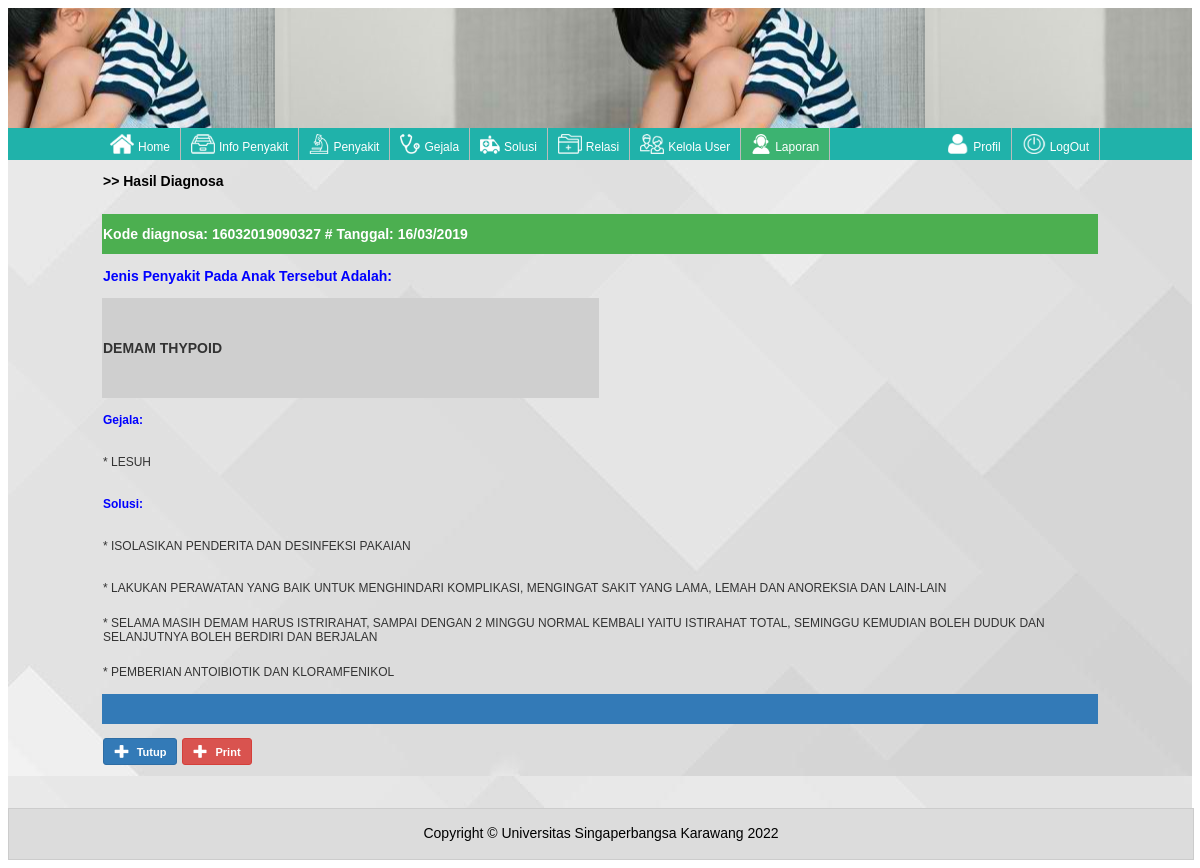
Page /admin/view_detail_diagnosa.php?log=16032019090327&peny=P04 (signed in) on the committed database.
### tables this page shows
CREATE TABLE IF NOT EXISTS `tbl_penyakit` (
`id` int(8) NOT NULL,
  `kode_penyakit` varchar(8) NOT NULL,
  `nama_penyakit` varchar(30) NOT NULL,
  `kategori` varchar(20) NOT NULL,
  `gambar` varchar(100) NOT NULL
);

CREATE TABLE IF NOT EXISTS `tbl_gejala` (
`id` int(8) NOT NULL,
  `kode_gejala` varchar(8) NOT NULL,
  `nama_gejala` text NOT NULL,
  `kategori` varchar(20) NOT NULL,
  `gambar` varchar(40) NOT NULL
);

CREATE TABLE IF NOT EXISTS `tbl_solusi` (
`id` int(8) NOT NULL,
  `kode_solusi` varchar(8) NOT NULL,
  `nama_solusi` text NOT NULL
);

### class/class_diagnosa.php (the view, shortened to what this page needs)
<?php
	class diagnosa
	{
		protected $db;
		public function __construct($cn)
		{
			$this->db =$cn;
		}
				?>
				</script> <?php
		function view_detail_diagnosa($log,$id)
		{
			$link = $this->db->db_conn();
			if ($id !=null)
			{
				$txt = "AND kode_penyakit='$id'";
			}
			else
			{
				$txt = "";
			}
			$qr_dia	= mysqli_query($link,"SELECT DISTINCT kode_penyakit,id_log,tanggal FROM tbl_diagnosa WHERE id_log ='$log' ".$txt);
			$row	= mysqli_num_rows($qr_dia);
			if ($row > 0)
			{
				while($rw_dia = mysqli_fetch_array($qr_dia))
				{
					echo "
						<tr class='h-40'><td colspan='2' class='fn14 blu fnb w-green'>Kode diagnosa: ".$rw_dia['id_log']." # Tanggal: ".$rw_dia['tanggal']."</td></tr>
					";
					$qr_pen = mysqli_query($link,"SELECT * FROM tbl_penyakit WHERE kode_penyakit ='". trim($rw_dia['kode_penyakit']) ."' ");
					$rw_pen	= mysqli_fetch_array($qr_pen);
					echo "
						<tr class='h-40'><td colspan='2' class='fn14 blu fnb w3-red'>Jenis Penyakit Pada Anak Tersebut Adalah:</td></tr>
						<tr class='h-100'>
							<td width='50%' class='fn14 gr2 w-grey-h fnb'>
								".$rw_pen['nama_penyakit']."<br>
							</td>
						</tr>
						<tr class='h-40'><td colspan='2' class='fn12 blu fnb w3-grey'>Gejala:</td></tr>
						";
						$qr_gej		= mysqli_query($link,"SELECT DISTINCT kode_gejala FROM tbl_diagnosa WHERE kode_penyakit = '".trim($rw_dia['kode_penyakit'])."' AND id_log ='".$log."' ");
						while ($rw_gej	= mysqli_fetch_array($qr_gej))
						{
							$qr_gej_det		= mysqli_query($link,"SELECT * FROM tbl_gejala WHERE kode_gejala = '".trim($rw_gej['kode_gejala'])."' ");
							while ($rw_gej_det	= mysqli_fetch_array($qr_gej_det))
							{
								echo "<tr class='h-40'><td colspan='2' class='fn12 gr2'> * ".trim($rw_gej_det['nama_gejala'])."</td></tr>";
							}
						}
						echo "<tr class='h-40'><td colspan='2' class='fn12 blu fnb w3-grey'>Solusi: </td></tr>";
						$qr_sol		= mysqli_query($link,"SELECT  * FROM tbl_penyakit_solusi WHERE kode_penyakit = '".trim($rw_dia['kode_penyakit'])."' ");
						while ($rw_sol	= mysqli_fetch_array($qr_sol))
						{
							$qr_sol_det		= mysqli_query($link,"SELECT * FROM tbl_solusi WHERE kode_solusi = '".trim($rw_sol['kode_solusi'])."' ");
							while ($rw_sol_det	= mysqli_fetch_array($qr_sol_det))
							{
								echo "<tr class='h-40'><td colspan='2' class='fn12 gr2'> * ".trim($rw_sol_det['nama_solusi'])."</td></tr>";
							}
						}
				}
			}
		}
	}
?>

### css/style.css (style rules this page uses)
body { background-color: #FFFFF; font-family:arial; font-size:11px; }
.h-40 { height:40px }
.h-100 { height:100px }
.fn12 { font-family:Verdana, Arial, Helvetica, sans-serif; font-size: 12px; }
.fn14 { font-family:Arial; font-size:14; }
.fnb { font-weight:bold }
.gr2 { color:#333; }
.blu { color:#0000FF; }

### css/cus.css (style rules this page uses)
.w-grey-h { color:#333!important;background-color:#cfcfcf!important }
.w-green { color:#fff!important;background-color:#4CAF50!important }

### rows in the picture
tbl_penyakit: nama_penyakit "DEMAM THYPOID"
tbl_gejala: nama_gejala "LESUH"
tbl_solusi: nama_solusi "ISOLASIKAN PENDERITA DAN DESINFEKSI PAKAIAN"
tbl_solusi: nama_solusi "LAKUKAN PERAWATAN YANG BAIK UNTUK MENGHINDARI KOMPLIKASI, MENGINGAT SAKIT YANG LAMA, LEMAH DAN ANOREKSIA DAN LAIN-LAIN"
tbl_solusi: nama_solusi "SELAMA MASIH DEMAM HARUS ISTRIRAHAT, SAMPAI DENGAN 2 MINGGU NORMAL KEMBALI YAITU ISTIRAHAT TOTAL, SEMINGGU KEMUDIAN BOLEH DUDUK DAN SELANJUTNYA BOLEH BERDIRI DAN BERJALAN"
tbl_solusi: nama_solusi "PEMBERIAN ANTOIBIOTIK DAN KLORAMFENIKOL"

### other values in the picture
$rw_dia['id_log'] "16032019090327"
$rw_dia['tanggal'] "16/03/2019"
